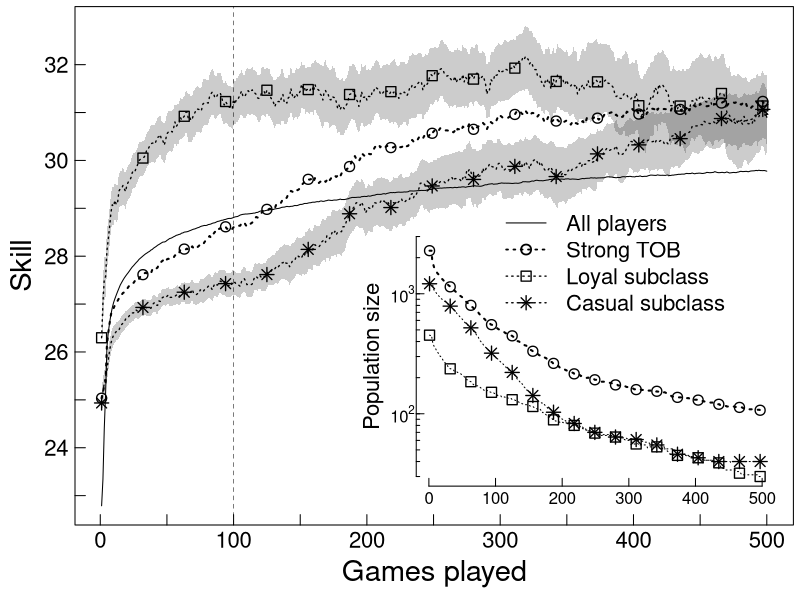

R code for this plot:
oldpar <- par(no.readonly = TRUE)

# No hace falta tanta generalidad
# oldwd <- getwd()
# this.dir <- dirname(parent.frame(2)$ofile)
# setwd(this.dir)
# nombre.R <-  sys.frame(1)$ofile
# require(tools)
# nombre <- print(file_path_sans_ext(nombre.R))
# pdf(paste0(nombre,".pdf"))

# El nombre del archivo de salida est'a fijo.
nombre <- 'Fig3.pdf'
pdf(nombre)
par(mar=c(3.75,3.75,.33,.33))

alpha = 0.05

lst89_summary <- read.csv("data/lstSup_summary.csv")
lst89 <- lst89_summary[,"median"]
nn.89 <- lst89_summary[,"count"] 
zz.89 <- 2 #qt(1 - alpha/2, nn.89 - 1)
aa.89 <- lst89_summary[,"w_ic_i"] #lst89[,"avg"]  - zz.89 * lst89[,"stddev_pop"] /sqrt(nn.89)
bb.89 <- lst89_summary[,"w_ic_s"] #lst89[,"avg"]  + zz.89 * lst89[,"stddev_pop"] /sqrt(nn.89)

lst01_summary <- read.csv("data/lstInf_summary.csv")
lst01 <- lst01_summary[,"median"]
nn.01 <- lst01_summary[,"count"] 
aa.01 <- lst01_summary[,"w_ic_i"] 
bb.01 <- lst01_summary[,"w_ic_s"]

lst_summary <- read.csv("data/lst89_summary.csv")
lst <- lst_summary[,"median"]
nn <- lst_summary[,"count"] 

rn.max <- 500

ls <- read.csv("data/learningskill.csv", header =T)
ls <- ls[1:rn.max,]
nn.a <- ls[,4]



y.max <- max(c(bb.89,bb.01))
y.min <- min(c(min(lst01, na.rm = T),min(ls[,"avg"], na.rm = T)
               , min(lst89, na.rm = T)))




plot(ls[,2][1:rn.max], type="l",ylab="",col="white", 
     ylim=c(y.min, y.max), xlim=c(1,rn.max)
     ,xlab="",axes=F)
mtext("Skill", side=2, line=2,cex = 1.75)
mtext("Games played", side=1, line=2,cex = 1.75)
#mtext("Population: all players. Subpopulation: players with all game finished", side=1, line=3, cex=0.85)

#lines(ls[,2][1:rn.max],lwd=3,col="gray")
lines(ls[,2][1:rn.max],lwd=1)
lines(lst,lwd=2,lty=3)
lines(lst01,lwd=1.33,lty=3)
lines(lst89,lwd=1.33,lty=3)
box()
y.at =seq(ceiling(y.min), floor(y.max))
x.at = seq(0,rn.max,by=50)
axis(lwd=0,lwd.ticks=1,side=2, at=y.at,labels=NA,cex.axis=0.6,tck=0.02)
axis(lwd=0,lwd.ticks=1,side=1, at=x.at,labels=NA,cex.axis=0.6,tck=0.02)
axis(lwd=0,side=2,las=1,cex.axis=1.33,line=-0.66)
#axis(lwd=0,side=2, at=round(seq(ys.min,ys.max,length.out = 4),2),line=-0.5,cex.axis=0.6) 
axis(lwd=0,side=1, line=-0.66,cex.axis=1.33) 

abline(v=100,lty=2,lwd=0.5)

mod <- rn.max%/%16
Z5.1 <- seq(rn.max)%%mod==1
lst01.points <- lst01;lst.points <- lst; lst89.points <- lst89
lst01.points[!Z5.1] <- NA;lst.points[!Z5.1] <- NA;lst89.points[!Z5.1] <- NA
lst.points<-lst
lst.points[!Z5.1] <- NA

#points(lsc.points, pch=15, cex=0.66)
#points(ls.points, pch=1,lwd=1.33,cex=1.33)
points(lst01.points,pch=8,lwd=1.33,cex=1.33)
points(lst.points, pch=1,lwd=1.33,cex=1.33)
points(lst89.points,pch=0,lwd=1.33,cex=1.33)


polygon(c(1:500,rev(1:500)),
        c(aa.01, rev(bb.01)), 
        col = rgb(0, 0, 0, 0.2),lty=2, border=F)

polygon(c(1:500,rev(1:500)),
        c(aa.89, rev(bb.89)), 
        col = rgb(0, 0, 0, 0.2),lty=2, border=F)

par(xpd=TRUE)
legend(300,29.25,
       c("All players","Strong TOB ","Loyal subclass", "Casual subclass"),
       lty=c(1,3,3,3),pch=c(NA,1,0,8),
       lwd=c(1,1.75,1.33,1.33),cex=1.33, box.lty=0, bg="transparent")

plotdim <- par("plt")
xleft    = plotdim[1] + (plotdim[2] - plotdim[1]) * 0.475
xright   = plotdim[2] - (plotdim[2] - plotdim[1]) * 0.025
ybottom  = plotdim[3] + (plotdim[4] - plotdim[3]) * 0.075  #
ytop     = plotdim[4] - (plotdim[4] - plotdim[3]) * 0.425
region <-c(xleft,xright,ybottom,ytop)
# add inset
par(fig = region, mar=c(0,0,0,0), new=TRUE)

count.max<-max(c(log(nn.01,10),
                 log(nn,10),
                 log(nn.89,10)),
               na.rm=T)
count.min<-min(c(log(nn.01,10),
                 log(nn,10),
                 log(nn.89,10)),
               na.rm=T)
ys.min <- count.min
ys.max<- count.max



at.y <- log(outer(1:9, 10^(floor(ys.min):ceiling(ys.max))),10)
lab.y <- ifelse(at.y %% 1 == 0, at.y, NA)[1,]
lab.y <- lab.y[lab.y>=signif(ys.min,2) & lab.y<=signif(ys.max,2)]
labels <- sapply(lab.y,function(i)
  as.expression(bquote(10^ .(i)))
)

labelsOk <-  c(at.y)<=signif(ys.max,2) & c(at.y)>=signif(ys.min,2)

for (i in seq(1,length(labelsOk)-1)){
  if (labelsOk[i]==F & labelsOk[i+1]==T){
    labelsOk[i]=T
  }
  if (labelsOk[i]==T & labelsOk[i+1]==F){
    labelsOk[i+1]=T 
    break
  }
}

at.y <- c(at.y)[labelsOk]



plot(log(nn.01,10),type="l"
     , ylim=c(min(at.y),max(at.y)), xlim=c(1,rn.max), 
     axes=F,ann=F,lty=3)
lines(log(nn,10),lty=3,lwd=2)
lines(log(nn.89,10),lty=3)

mod <- rn.max%/%16
Z.1 <- seq(rn.max)%%mod==1
lst01.count <- log(nn.01,10);lst.count <- log(nn,10);
lst89.count <- log(nn.89,10);
lst01.count[!Z.1] <- NA;lst.count[!Z.1] <- NA;lst89.count[!Z.1] <- NA

points(lst01.count,pch=8,lwd=1.33,cex=1.33)
points(lst.count, pch=1,lwd=1.33,cex=1.33)
points(lst89.count,pch=0,lwd=1.33,cex=1.33)

axis(side=2, at=at.y, labels=NA,cex.axis=0.6,tck=0.0133)
axis(lwd=0,lwd.ticks=1,side=2, at=lab.y, labels=NA,cex.axis=0.6,tck=0.03)
axis(lwd=0,side=2, at=lab.y, labels=labels,las=1,cex.lab=0.6,tck=0.08,line=-0.9)
#axis(lwd=0,side=2, at=round(seq(ys.min,ys.max,length.out = 4),2),line=-0.5,cex.axis=0.6) 
axis(labels=NA, side=1,cex.axis=0.6,tck=0.03) 
axis(lwd=0,side=1, line=-0.9,cex.lab=0.6) 

mtext(side=2,"Population size", line=1.66,cex=1.33)


dev.off()
# setwd(oldwd)
par(oldpar, new=F)
